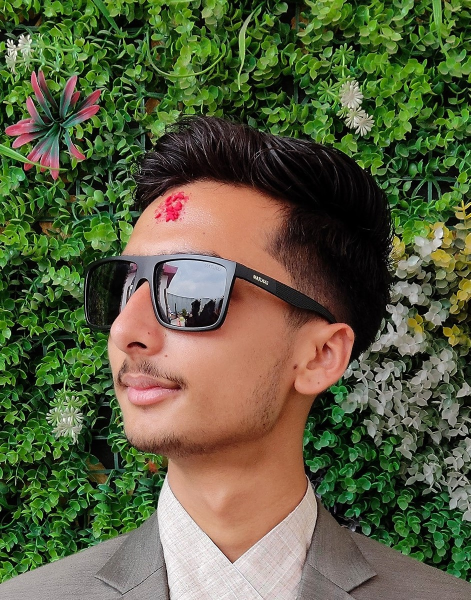
#> input picture photo2.jpg, 941 x 1200 px, found by its file name (shown at 1/2 size)
$ python '2_image_into_Black&White.py'
#> lines starting #> are read from the running program, lines starting #| are printed output that depends on the picture; after the words box and inside, x2 and y2 are one past the last pixel; in counts of white or black regions, pixels touching at a corner belong together
# BGR to Black and white conversion
import cv2
import numpy as np

img= cv2.imread('./Image_Processing/photo2.jpg')
#> img is the input picture: shape (1200, 941, 3); mean B, G, R 64.2, 94.7, 91.3
img = cv2.resize(img,(400, 500))
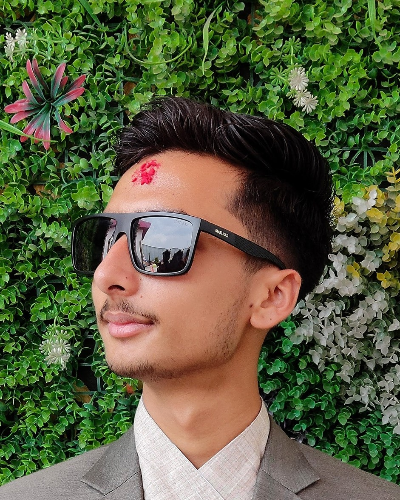
#> img: shape (500, 400, 3); mean B, G, R 64.1, 94.6, 91.2

image = cv2.cvtColor(img, cv2.COLOR_BGR2GRAY)
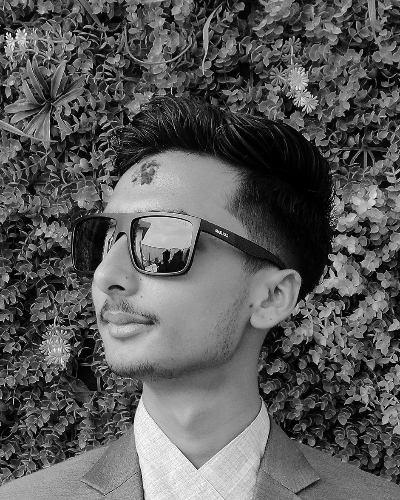
#> image: shape (500, 400); min 0, max 253, mean 90.1
(thresh, bimage1) = cv2.threshold(image, 127, 255, cv2.THRESH_BINARY)
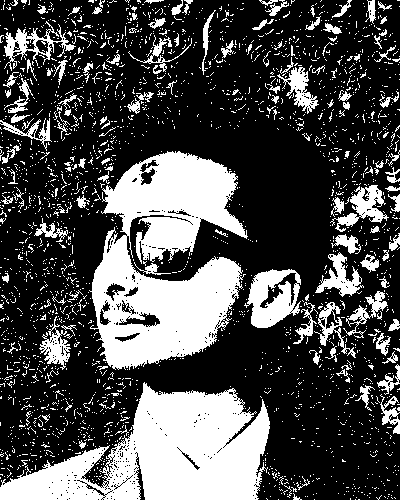
#> bimage1: shape (500, 400); 30.3% white; 2477 white regions (2346 under 20 px), largest, box (x1, y1, x2, y2) and area: (89, 151, 248, 370) 20675, (0, 382, 270, 500) 17680, (244, 269, 301, 328) 2017

(thresh, bimage2) = cv2.threshold(image, 150, 200, cv2.THRESH_BINARY)
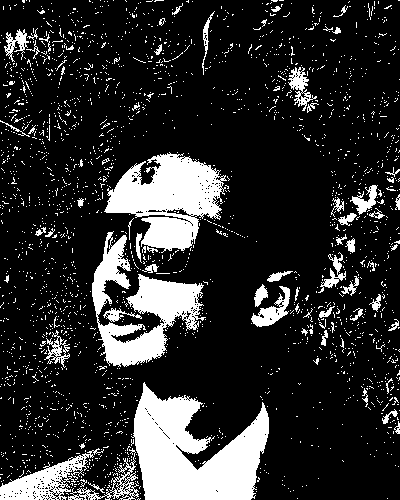
#> bimage2: shape (500, 400); values 0 (black) and 200 (white), 17.8% white; 2317 white regions (2250 under 20 px), largest, box (x1, y1, x2, y2) and area: (131, 382, 269, 500) 9646, (104, 152, 227, 253) 6837, (92, 231, 206, 367) 5983

both_image = np.hstack([image, bimage1, bimage2])
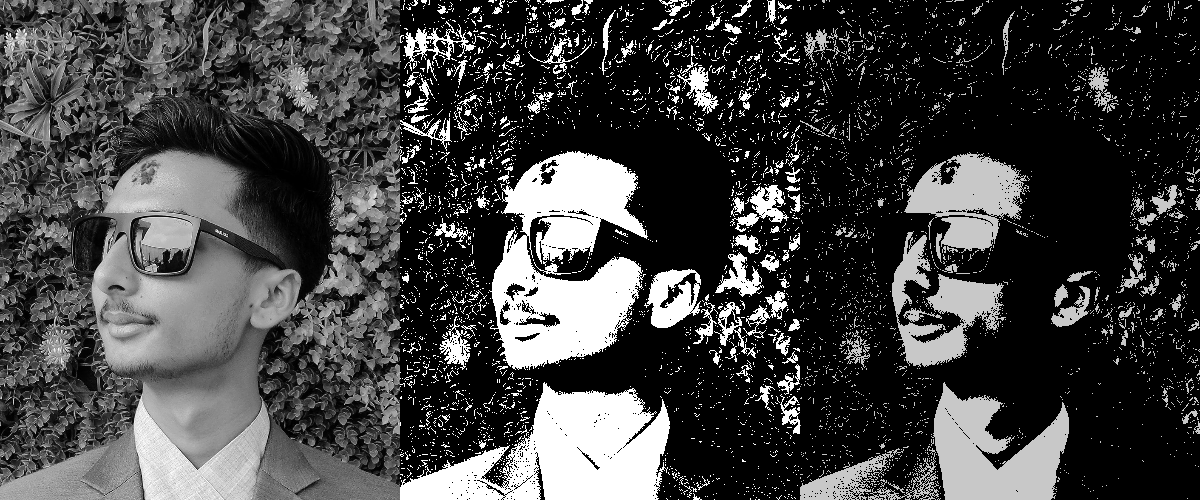
#> both_image: shape (500, 1200); min 0, max 255, mean 67.7

cv2.imshow('Black&White_image_with_different_threshold_values',both_image)
cv2.waitKey(0)
cv2.destroyAllWindows()

$ run again, with Screen.jpg copied over photo2.jpg
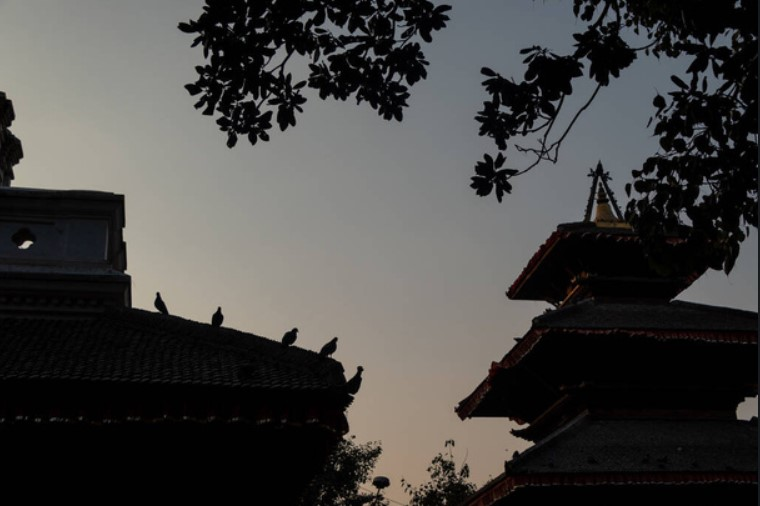
#> input picture Screen.jpg, 760 x 506 px, found by its file name
#> img is the input picture: shape (506, 760, 3); mean B, G, R 66.1, 67.7, 68.8
#> img: shape (500, 400, 3)
#> `(thresh, bimage1) = cv2.threshold(image, 127, 255, cv2.THRESH_BINARY)`:
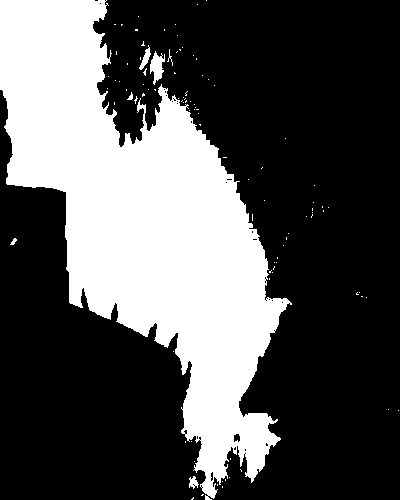
#> bimage1: shape (500, 400); 32.5% white; 100 white regions (93 under 20 px), largest, box (x1, y1, x2, y2) and area: (0, 0, 292, 500) 64161, (150, 51, 165, 85) 285, (139, 45, 151, 70) 114
#> bimage2: shape (500, 400); values 0 (black) and 200 (white), 10.6% white; 40 white regions (36 under 20 px), largest, box (x1, y1, x2, y2) and area: (0, 16, 172, 348) 20774, (183, 391, 196, 433) 272, (185, 432, 192, 440) 26, (11, 239, 17, 245) 20
#> `both_image = np.hstack([image, bimage1, bimage2])`:
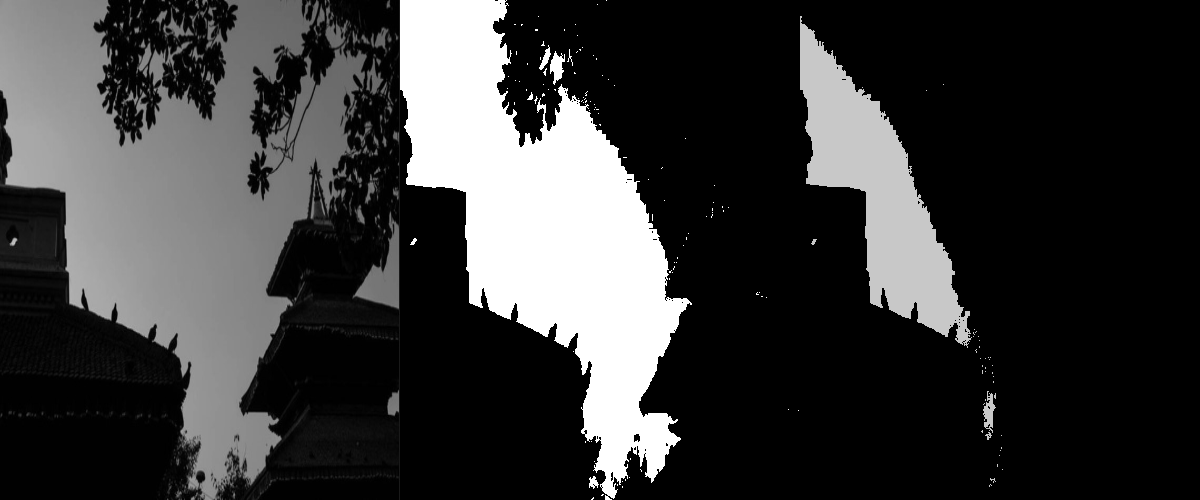
#> both_image: shape (500, 1200); min 0, max 255, mean 57.3

$ run again, with anim.jpg copied over photo2.jpg
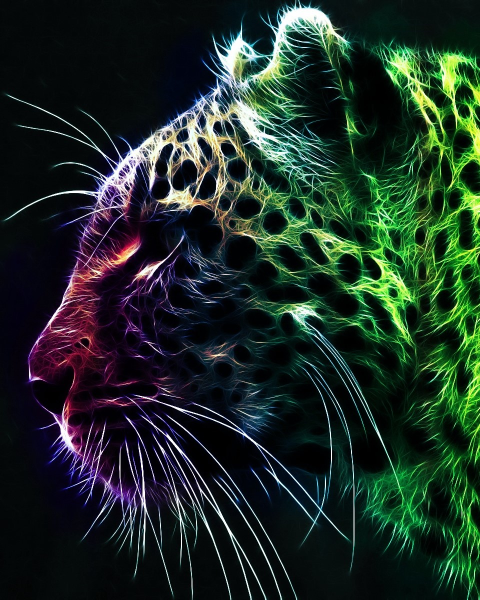
#> input picture anim.jpg, 960 x 1200 px, found by its file name (shown at 1/2 size)
#> img is the input picture: shape (1200, 960, 3); mean B, G, R 37.7, 45.5, 29.7
#> img: shape (500, 400, 3)
#> `(thresh, bimage1) = cv2.threshold(image, 127, 255, cv2.THRESH_BINARY)`:
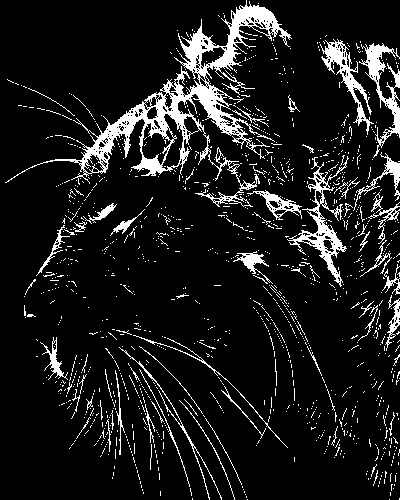
#> bimage1: shape (500, 400); 10.5% white; 1262 white regions (1198 under 20 px), largest, box (x1, y1, x2, y2) and area: (5, 0, 292, 207) 8198, (287, 156, 349, 287) 1523, (359, 43, 400, 158) 1231
#> bimage2: shape (500, 400); values 0 (black) and 200 (white), 8.6% white; 1365 white regions (1301 under 20 px), largest, box (x1, y1, x2, y2) and area: (38, 67, 275, 183) 4224, (175, 0, 291, 95) 2224, (365, 43, 400, 158) 960
#> `both_image = np.hstack([image, bimage1, bimage2])`:
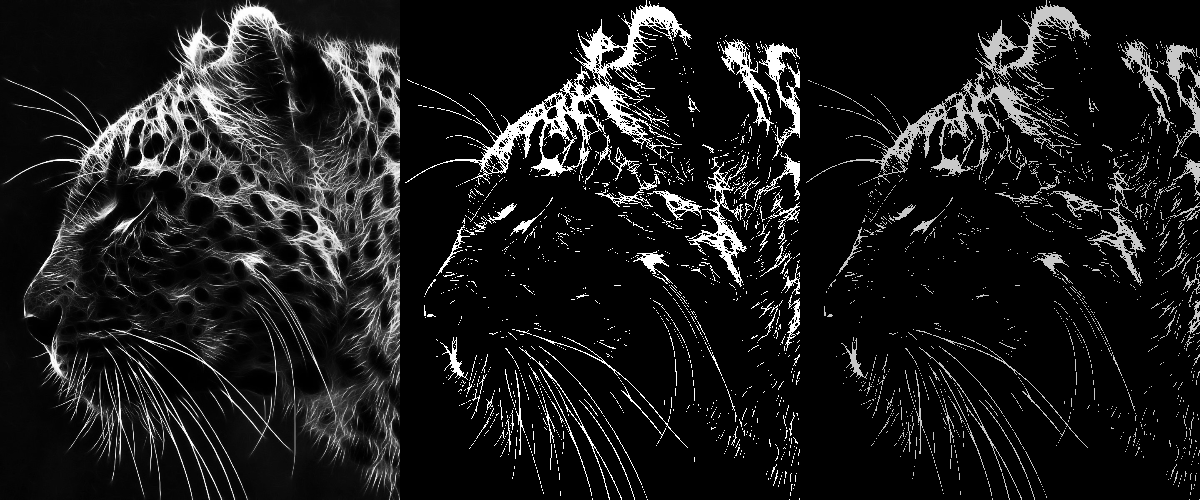
#> both_image: shape (500, 1200); min 0, max 255, mean 27.9

$ run again, with colorful.jpg copied over photo2.jpg
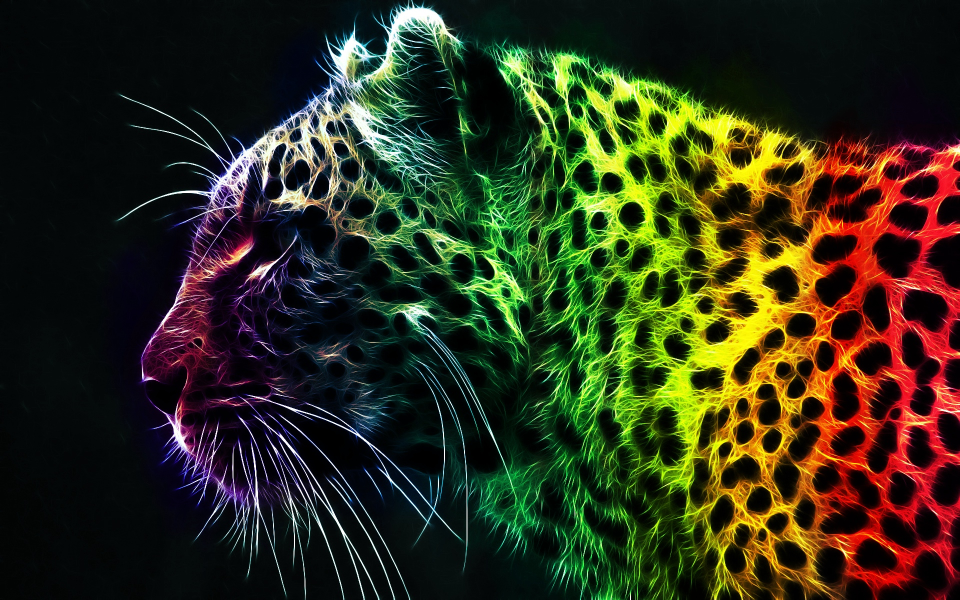
#> input picture colorful.jpg, 1920 x 1200 px, found by its file name (shown at 1/2 size)
#> img is the input picture: shape (1200, 1920, 3); mean B, G, R 24.9, 47.3, 47.2
#> img: shape (500, 400, 3)
#> `(thresh, bimage1) = cv2.threshold(image, 127, 255, cv2.THRESH_BINARY)`:
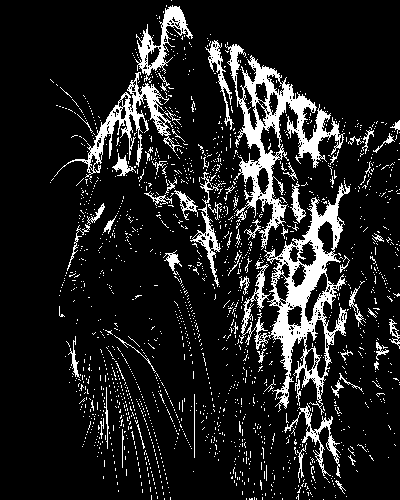
#> bimage1: shape (500, 400); 12.6% white; 1793 white regions (1729 under 20 px), largest, box (x1, y1, x2, y2) and area: (239, 180, 350, 415) 6420, (225, 44, 345, 250) 5527, (54, 72, 182, 178) 2205
#> bimage2: shape (500, 400); values 0 (black) and 200 (white), 10% white; 1843 white regions (1786 under 20 px), largest, box (x1, y1, x2, y2) and area: (227, 45, 343, 245) 4603, (254, 183, 350, 409) 4177, (57, 72, 173, 173) 1806
#> `both_image = np.hstack([image, bimage1, bimage2])`:
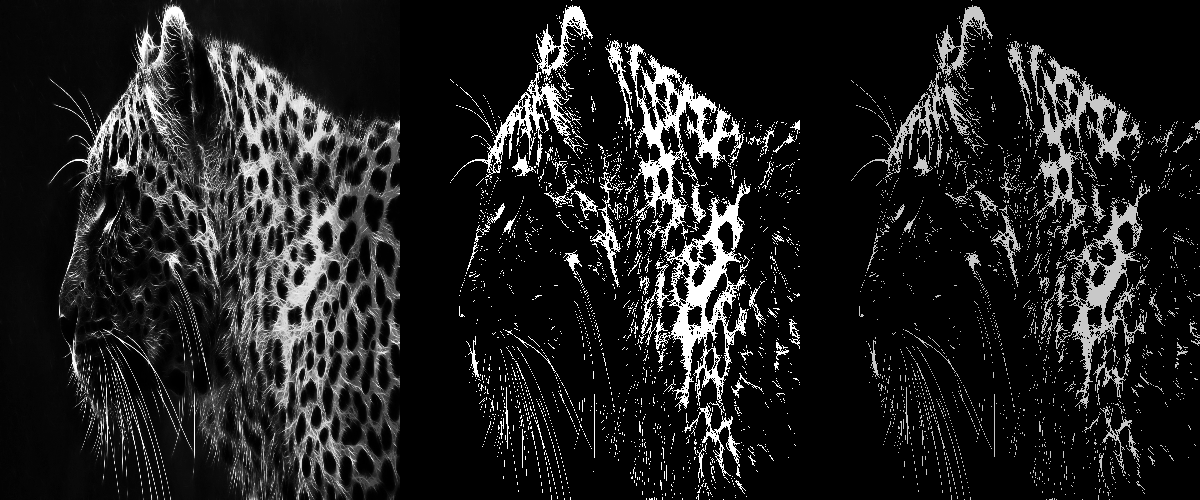
#> both_image: shape (500, 1200); min 0, max 255, mean 32.2
